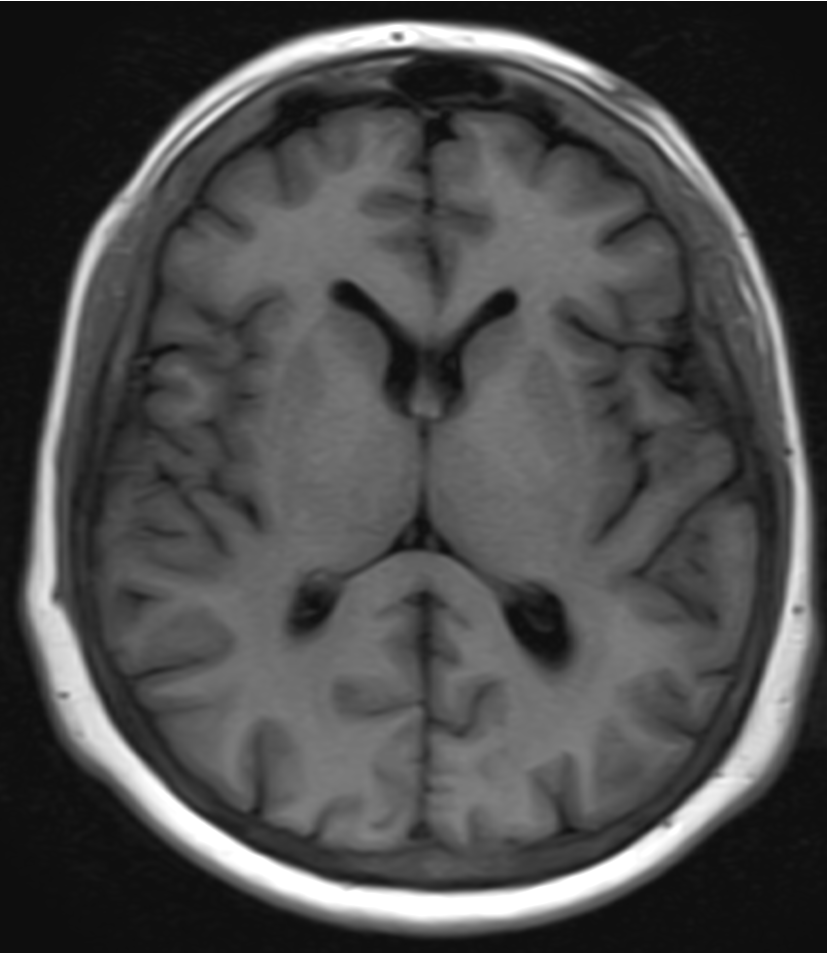
%> input picture FINAL TAKE HOME/Head-CT.png, 827 x 953 px
$ octave F2.m   (GNU Octave 9; MATLAB toolbox functions it lacks are replaced by stand-ins)
%> lines starting %> are read from the running program, lines starting %| are printed output that depends on the picture; in (x1, y1, x2, y2) boxes, pixels count from 0 and x2, y2 are one past the last pixel; in counts of white or black regions, pixels touching at a corner belong together; the program's own positions count from 1
clc;
clear all;
close all;
%% QUESTION 2
%%
I = imread('Head-CT.png');
%> I is the input picture: size 953x827 uint8; min 14, max 255, mean 75.2
graycoded_I = I;
level = graythresh(graycoded_I); % finding optimum threshold by Otsu's method
%> level = 0.298
blacknwhite = imbinarize(graycoded_I, level);
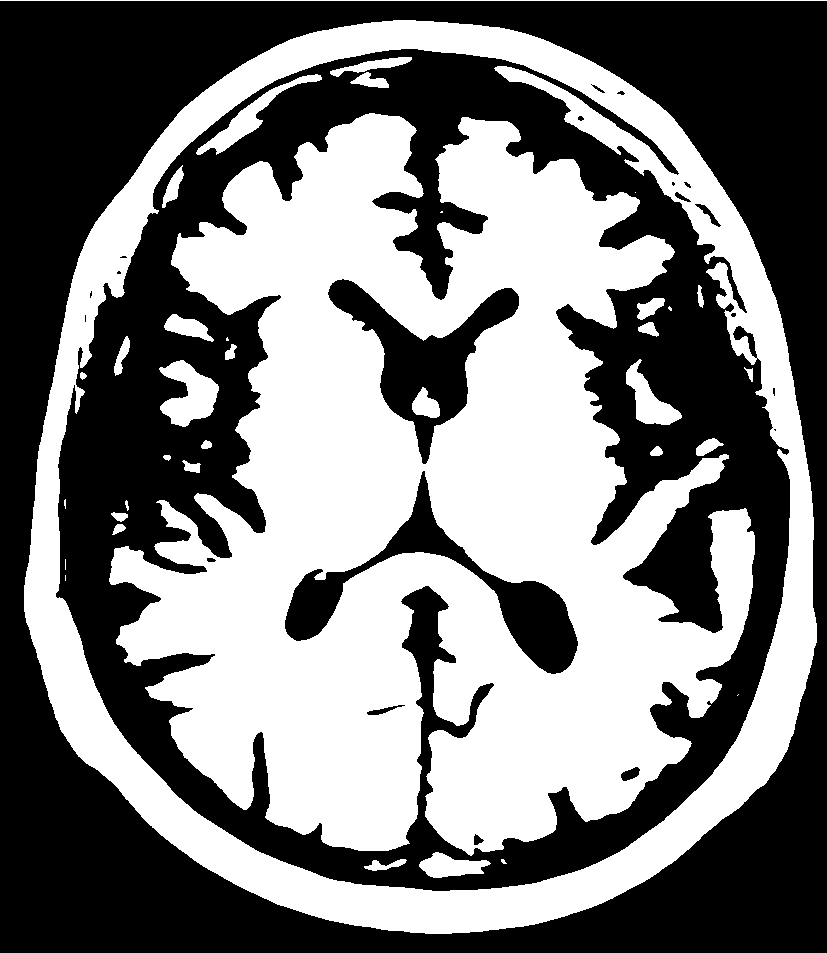
%> blacknwhite: size 953x827 logical; 48.1% white; 37 white regions (9 under 20 px), largest, box (x1, y1, x2, y2) and area: (109, 113, 755, 856) 268334, (24, 20, 817, 934) 98698, (159, 360, 219, 427) 2287

figure(1)
imshow(blacknwhite);
title("SEGMENTATION OF THE IMAGE BY OTSU'S METHOD");

levels = multithresh(graycoded_I, 5);
%> levels = [34 65 93 143 206]
segmented_I = imquantize(graycoded_I, levels);
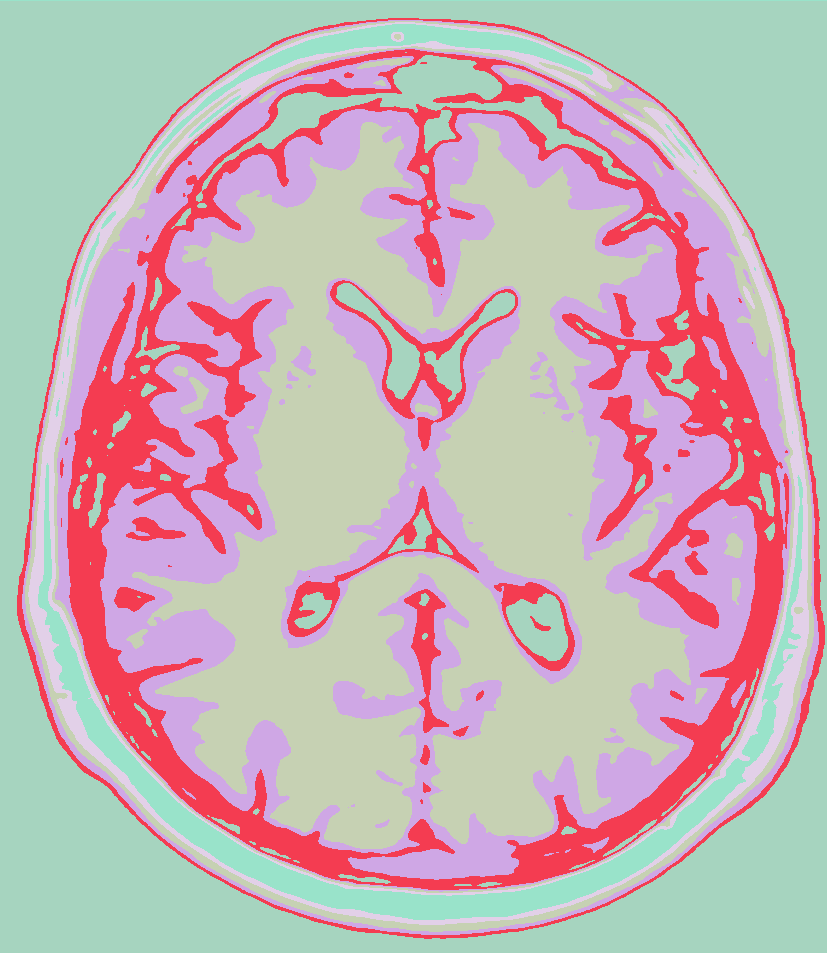
%> segmented_I: size 953x827 double; 6 distinct labels, from 1 to 6; one colour per label, 0 black

figure(2)

subplot(131)
imshow(segmented_I == 1)
title("REGION 1");

subplot(132)
imshow(segmented_I == 2)
title("REGION 2");

subplot(133)
imshow(segmented_I == 3)
title("REGION 3");

I_smooth = imgaussfilt(graycoded_I, 5); % Gaussian filter with sigma value 5

level_smooth = graythresh(I_smooth);
%> level_smooth = 0.298
blacknwhite_smooth = imbinarize(I_smooth, level_smooth);
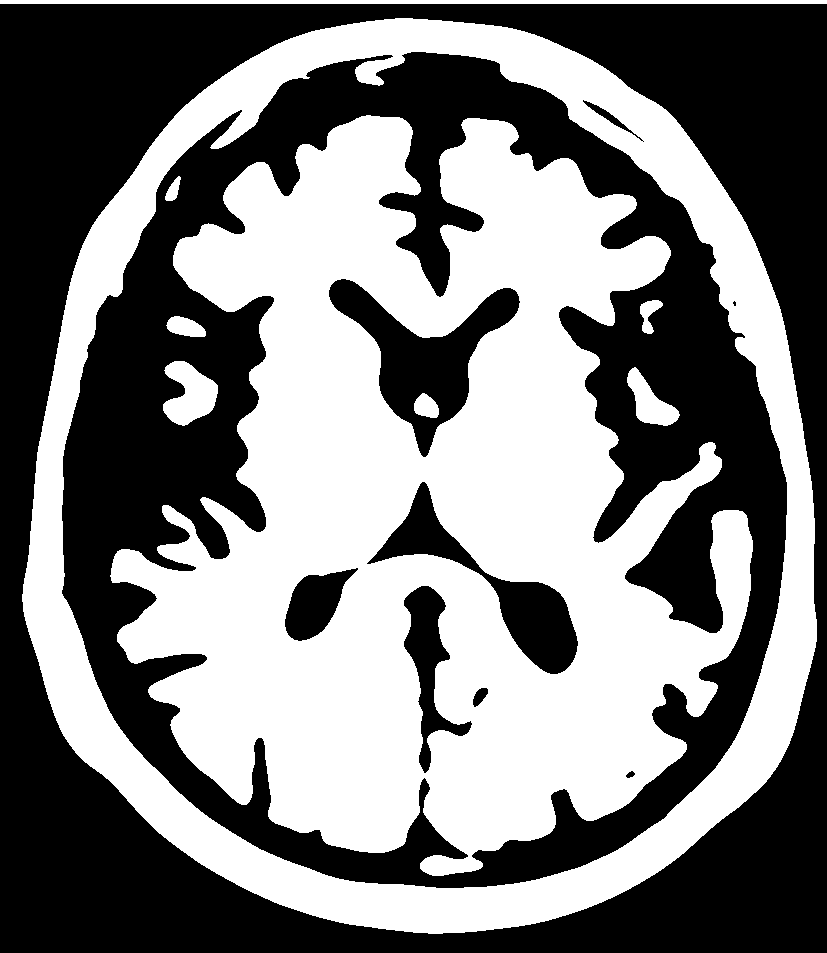
%> blacknwhite_smooth: size 953x827 logical; 48.8% white; 9 white regions, largest, box (x1, y1, x2, y2) and area: (110, 115, 753, 876) 267182, (22, 18, 817, 934) 109103, (0, 0, 827, 4) 3308

figure(3)
imshow(blacknwhite_smooth);
title("SMOOTHED AND SEGMENTED IMAGE WITH OTSU'S METHOD");

levels_smooth = multithresh(I_smooth, 2);
%> levels_smooth = [59 143]
segmented_I_smooth = imquantize(I_smooth, levels_smooth);
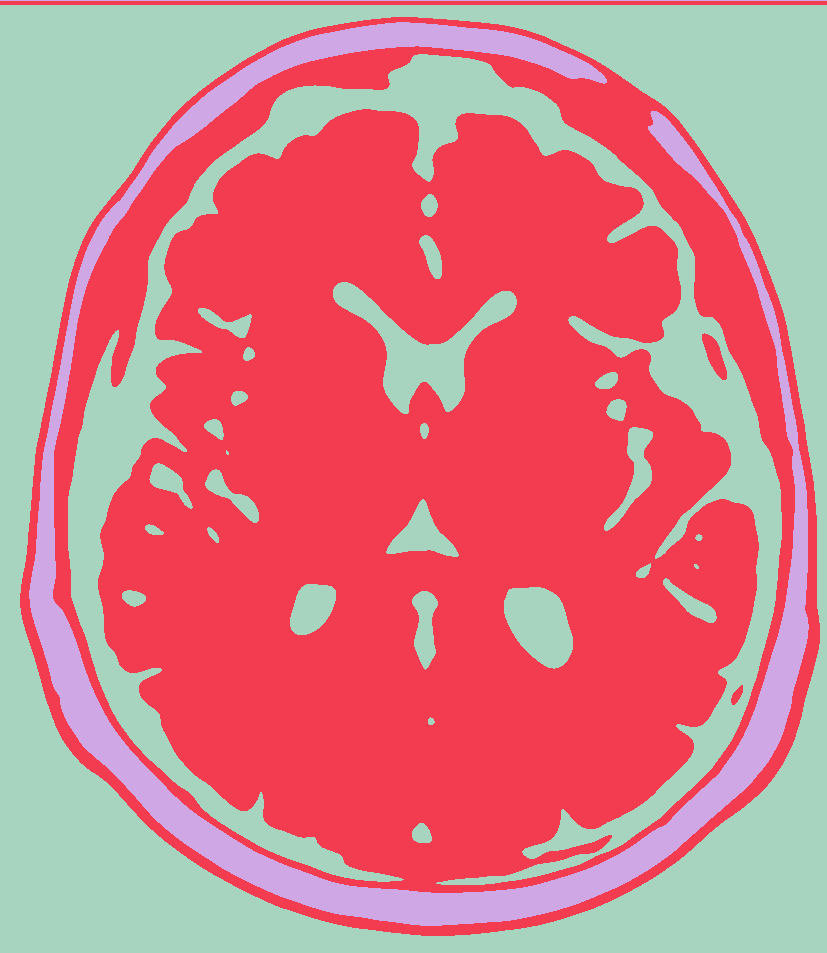
%> segmented_I_smooth: size 953x827 double; 3 distinct labels, from 1 to 3; one colour per label, 0 black

figure(4)

subplot(131)
imshow(segmented_I_smooth == 1)
title("SMOOTHED REGION 1");

subplot(132)
imshow(segmented_I_smooth == 2)
title("SMOOTHED REGION 2");

subplot(133)
imshow(segmented_I_smooth == 3)
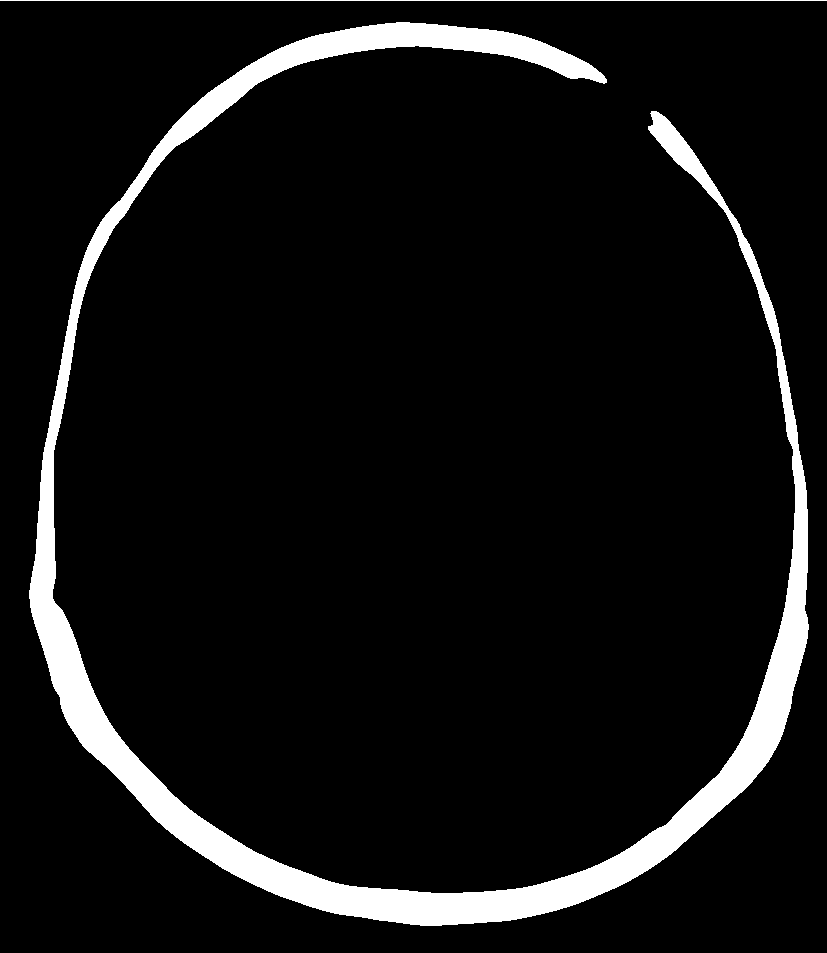
%> displayed picture: size 953x827 logical; 7.3% white; 2 white regions, box (x1, y1, x2, y2) and area: (29, 22, 809, 926) 56742, (0, 0, 827, 1) 827
title("SMOOTHED REGION 3");
